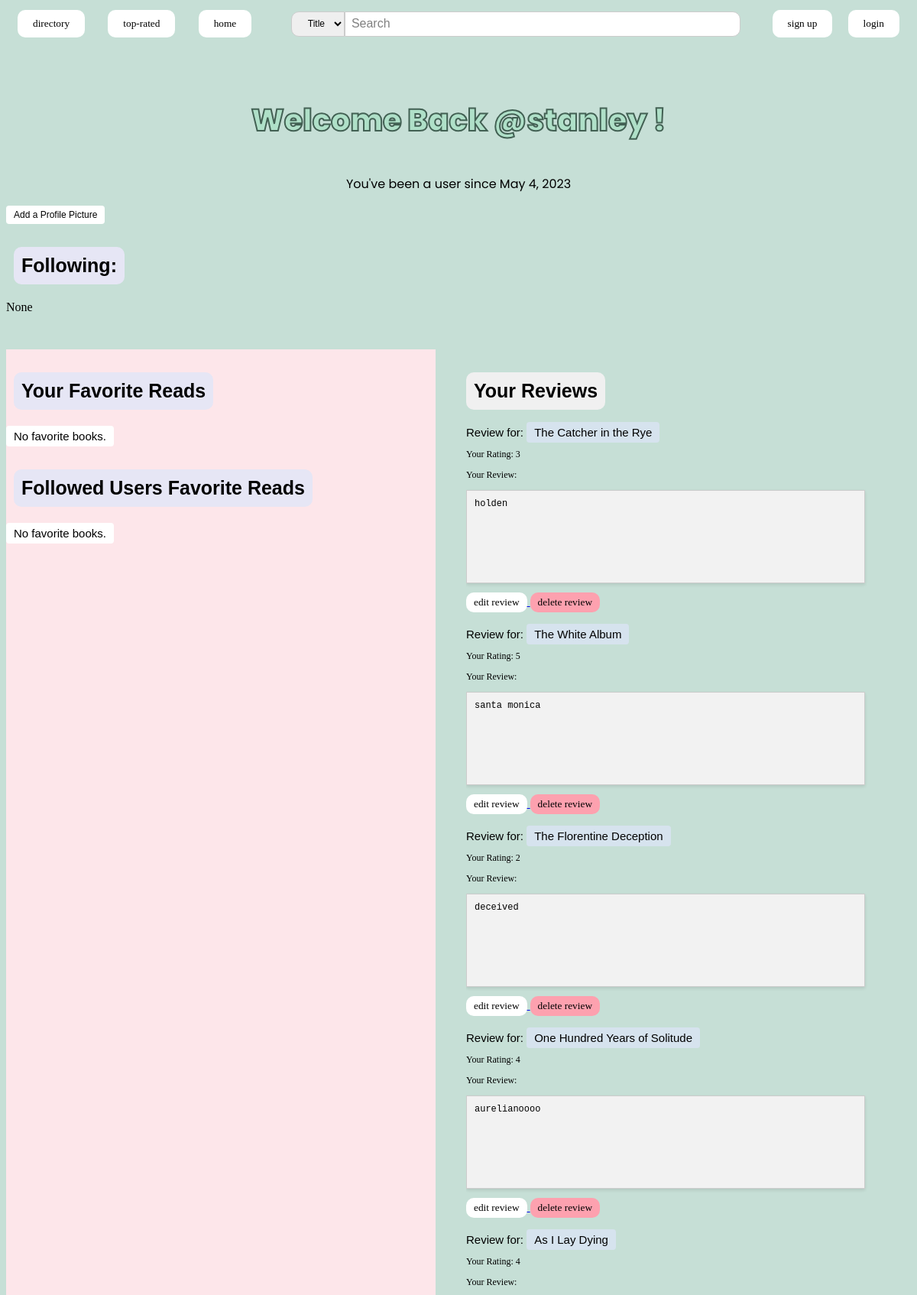
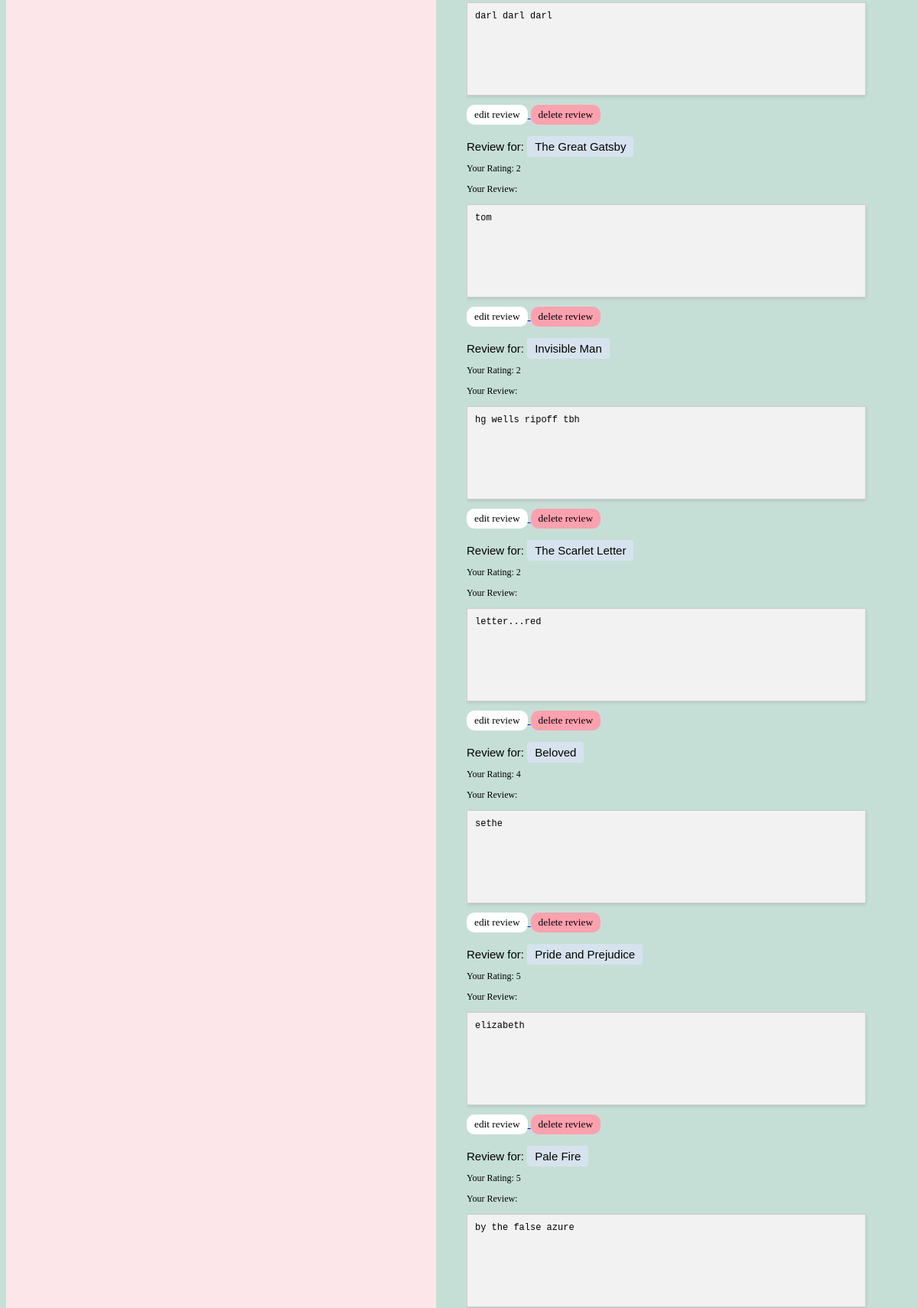
Page /profiles/7/page (upper part) on the committed database (2 pictures, top to bottom).
### reviews/models.py (models this page shows)
class Review(models.Model):
    user = models.ForeignKey(User, on_delete=models.CASCADE, blank=True)
    book = models.ForeignKey(Book, on_delete=models.CASCADE)
    rating = models.IntegerField(blank=False, default=0)
    text = models.CharField(blank=False,max_length=500)
    images = models.ImageField(upload_to='review_images/',blank=True)
    likes=models.ManyToManyField(User, related_name='liked_reviews', blank=True)
    dislikes=models.ManyToManyField(User, related_name='disliked_reviews', blank=True)

### books/models.py (models this page shows, shortened)
class Book(models.Model):
    title = models.CharField(max_length=200, blank=False)
    author = models.CharField(max_length=200)
    pub_year = models.IntegerField(default=-1, blank=True)
    isbn = models.CharField(max_length=13, blank=True)

### profiles/views.py (the view)
# urls.py: path("<int:user_id>/page", views.user_profile, name="user-profile"),
def user_profile(request, user_id):
    profile_user = User.objects.get(pk=user_id)
    if profile_user is not None:
        try:
            profile = UserProfile.objects.filter(user=profile_user)[0]
        except:
            profile = UserProfile.objects.create(user=profile_user)
        reviews = Review.objects.filter(user=profile_user)
        followed_fav_books = set()
        for followed_user in profile.followed_users.all():
            for book in followed_user.favorite_books.all():
                if book not in followed_fav_books:
                    followed_fav_books.add(book)
        context =  {
            'profile_user': profile_user,
            'reviews': reviews,
            'profile': profile,
            'followed_fav_books': followed_fav_books,
        }
        return render(request, 'profiles/user-profile.html', context)
    return None

### templates/profiles/user-profile.html (shortened to what this page needs)
{% extends "base.html" %}
{% block content %}
    <h2 class = "user-back">Welcome Back @{{profile_user.username}} !</h2>
    <p class = "date-userhood">You've been a user since {{profile_user.date_joined.date}}</p>
    <form method="post" enctype="multipart/form-data">
        <a class = "add-pfp" href="{% url 'profiles:upload_profile_picture' profile_user.id %}">Add a Profile Picture </a>
    </form>
    <h2 class="header-1">Following:</h2>
    {% for followed_user in profile.followed_users.all %}
    <p><a class="rand-title" href="{% url 'profiles:profile' followed_user.user_id %}">{{ followed_user.user.username }}</a></p>
    {% empty %}
    <p>None</p>
    {% endfor %}
    <div class="grid-container">
        <div class="left-s">
          <h2 class="header-1">Your Favorite Reads</h2>
          {% for book in profile.favorite_books.all %}
          <p class="my-fav-book"><a href="{% url 'books:view_book' book.id %}">{{ book.title }}</a></p>
          {% empty %}
          <p class="my-fav-book">No favorite books.</p>
          {% endfor %}
          <h2 class="header-1">Followed Users Favorite Reads</h2>
          {% for book in followed_fav_books %}
              <p class="my-fav-book"><a href="{% url 'books:view_book' book.id %}">{{ book.title }}</a></p>
          {% empty %}
              <p class="my-fav-book">No favorite books.</p>
          {% endfor %}
        </div>
        <div class="right-s">
          <h2 class="header-2">Your Reviews</h2>
          {% for review in reviews %}
          <div class="review-row">
            <div class="review-books">
              <b class="rev-for">Review for: <a class="rand-title" href="{% url 'books:view_book' review.book.id %}">{{review.book.title}}</a></b>
            </div>
            <div class="review-contents">
              <p class="rating-prof">Your Rating: {{review.rating}}</p>
              <p class="rating-prof">Your Review:</p>
              <p class="user-rev">{{review.text}}</p>
              <a href="{% url 'books:edit_review' review.book.id %}">
                <button type="edit-rev" class="edit-rev">Edit Review</button>
              </a>
              <a href="{% url 'books:edit_review' review.book.id %}">
                <button type="delete-rev" class="rev-button delete-button">Delete Review</button>
              </a>
            </div>
          </div>
          {% endfor %}
        </div>
      </div>
{% endblock %}

### static/css/stars.css (style rules this page uses)
:root { --star-color: #fff; --star-background: #fc0; }

### static/css/base.css (style rules this page uses)
body { background-color: #c6dfd6; }

### static/css/book.css (style rules this page uses)
.rev-button { display: inline-block; font-family: Verdana; text-transform: lowercase; color: black; background-color: white; padding: 5px 10px; border: none; border-radius: 10px; text-align: center; text-decoration: none; cursor: pointer; }
.user-rev { background-color: #f2f2f2; padding: 10px; border: 1px solid #ccc; box-shadow: 0 2px 4px rgba(0, 0, 0, 0.1); font-family: 'Courier New', Courier, monospace; font-size: 12px; max-width: 500px; min-height: 100px; }
.delete-button { background-color:rgb(253, 161, 175); }

### static/css/user_profile.css (style rules this page uses)
.user-back { text-align:center; -webkit-text-stroke: 2px #426053; font-family: 'Poppins'; font-style: normal; font-weight: 400; font-size: 40px; line-height: 75px; color: #afe0c8; font-size: 40px; font-family:"Poppins", sans-serif; font-weight: 800; }
.date-userhood { font-family:"Poppins", sans-serif; text-align: center; }
.my-fav-book { padding: 5px 10px; background-color: white; color: black; text-decoration: none; border-radius: 4px; font-family:Verdana, Geneva, Tahoma, sans-serif; font-weight:normal; font-size: 15px; max-width:fit-content; }
.rev-for { font-family:Verdana, Geneva, Tahoma, sans-serif; font-weight:normal; font-size: 15px; }
.rand-title { padding: 5px 10px; background-color: rgb(214, 227, 238); color: black; text-decoration: none; border-radius: 4px; font-family:Verdana, Geneva, Tahoma, sans-serif; font-weight:normal; font-size: 15px; max-width:fit-content; }
form { align-items: center; justify-content: center; }
.add-pfp { padding: 5px 10px; background-color: white; color: black; text-decoration: none; border-radius: 4px; font-family:Verdana, Geneva, Tahoma, sans-serif; font-weight:normal; font-size: 12px; max-width:fit-content; display: inline-block; }
.grid-container { padding-top: 30px; display: grid; grid-template-columns: 1fr 1fr; gap: 20px; }
.left-s { flex: 1; margin-right: 20px; background-color: rgb(253, 230, 234); }
.right-s { flex: 1; height: 85vh; overflow: auto; }
.rating-prof { font-family:Verdana; font-size: 12px; }
.header-1 { padding:10px; font-family: 'Trebuchet MS', 'Lucida Sans Unicode', 'Lucida Grande', 'Lucida Sans', Arial, sans-serif; font-size: 25px; background-color: #e6e6f5; border-radius: 10px; max-width: fit-content; margin-top: 30px; margin-left:10px; }
.header-2 { padding:10px; font-family: 'Trebuchet MS', 'Lucida Sans Unicode', 'Lucida Grande', 'Lucida Sans', Arial, sans-serif; font-size: 25px; background-color: #F0F0F0; border-radius: 10px; max-width: fit-content; margin-top: 30px; }
.edit-rev { font-family: Verdana; text-transform: lowercase; color: black; background-color: white; padding: 5px 10px; border: none; border-radius: 10px; text-align: center; text-decoration: none; cursor: pointer; margin-bottom:20px; }

### rows in the picture
Review: book "The Catcher in the Rye", rating "3", text "holden"
Review: book "The White Album", rating "5", text "santa monica"
Review: book "The Florentine Deception", rating "2", text "deceived"
Review: book "One Hundred Years of Solitude", rating "4", text "aurelianoooo"
Review: book "As I Lay Dying", rating "4", text "darl darl darl"
Review: book "The Great Gatsby", rating "2", text "tom"
Review: book "Invisible Man", rating "2", text "hg wells ripoff tbh"
Review: book "The Scarlet Letter", rating "2", text "letter...red"
Review: book "Beloved", rating "4", text "sethe"
Review: book "Pride and Prejudice", rating "5", text "elizabeth"
Review: book "Pale Fire", rating "5", text "by the false azure"

### other values in the picture
{{ profile_user.username }} "stanley"
{{ profile_user.date_joined.date }} "May 4, 2023"
